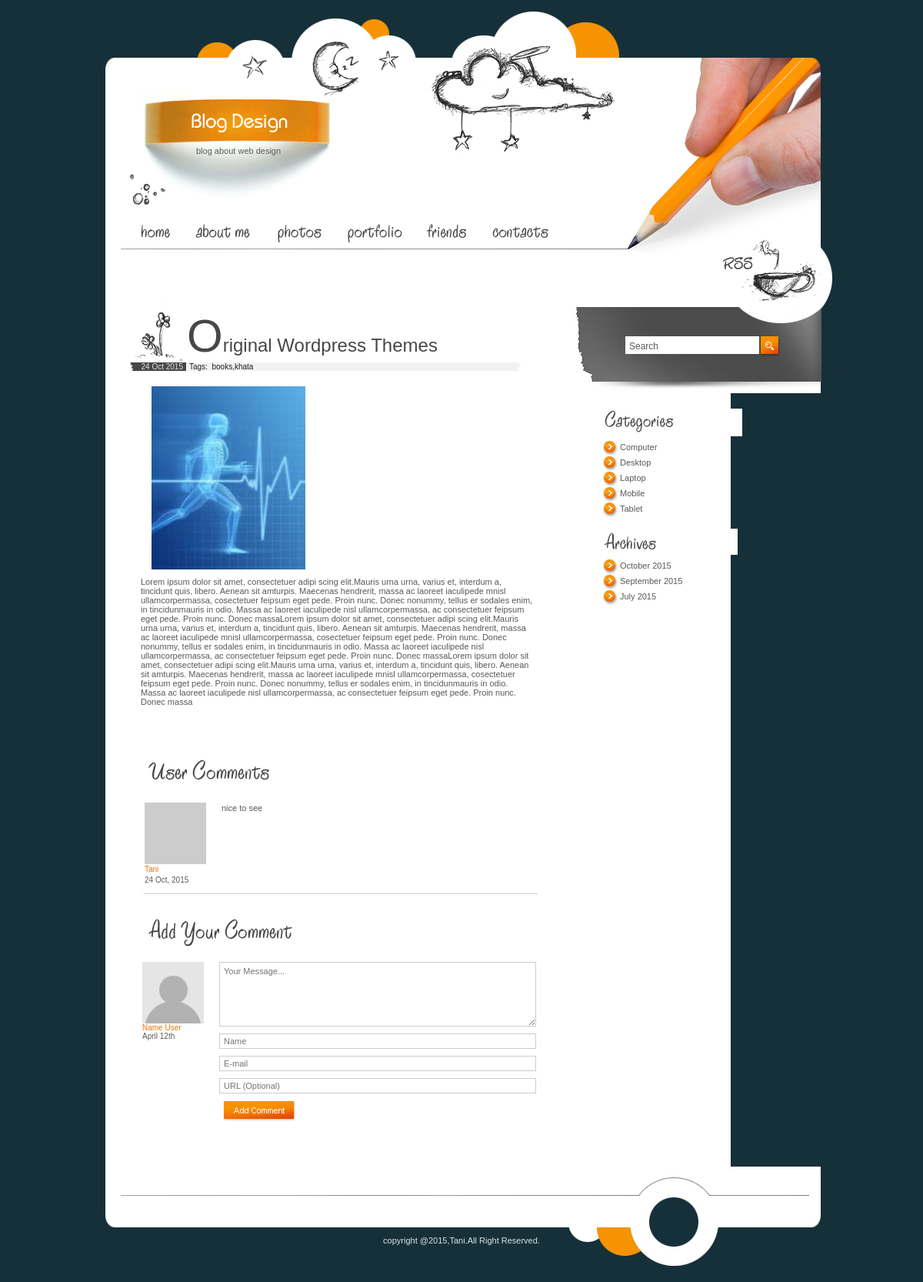
Screenshot of /index2.php?id=36 with the database file from the repository.
### tables this page shows
CREATE TABLE IF NOT EXISTS `tbl_post` (
  `post_id` int(11) NOT NULL AUTO_INCREMENT,
  `post_title` varchar(250) NOT NULL,
  `post_description` text NOT NULL,
  `post_image` varchar(250) NOT NULL,
  `cat_id` int(11) NOT NULL,
  `tag_id` varchar(255) NOT NULL,
  `post_date` varchar(255) NOT NULL,
  `year` varchar(4) NOT NULL,
  `month` varchar(2) NOT NULL,
  `post_timestamp` varchar(255) NOT NULL,
  PRIMARY KEY (`post_id`)
);

CREATE TABLE IF NOT EXISTS `tbl_comment` (
  `c_id` int(11) NOT NULL AUTO_INCREMENT,
  `c_name` varchar(255) NOT NULL,
  `c_email` varchar(255) NOT NULL,
  `c_url` varchar(255) NOT NULL,
  `c_message` text NOT NULL,
  `c_date` varchar(255) NOT NULL,
  `post_id` int(11) NOT NULL,
  `active` int(11) NOT NULL,
  PRIMARY KEY (`c_id`)
);

CREATE TABLE IF NOT EXISTS `tbl_category` (
  `cat_id` int(11) NOT NULL AUTO_INCREMENT,
  `cat_name` varchar(256) NOT NULL,
  PRIMARY KEY (`cat_id`)
);

CREATE TABLE IF NOT EXISTS `tbl_footer` (
  `id` int(11) NOT NULL AUTO_INCREMENT,
  `description` text NOT NULL,
  PRIMARY KEY (`id`)
);

### index2.php (the view, shortened to what this page needs)
	<?php
	if(!isset($_REQUEST['id']))
	{
		header("location:index.php");
	}
	else
	{
		$id=$_REQUEST['id'];
	}
	?>
	<?php include('header.php');?>
	<?php
	include('config.php');
		$statement=$db->prepare("SELECT * FROM tbl_post WHERE post_id=?");
		$statement->execute(array($_REQUEST['id']));
		$result=$statement->fetchAll(PDO::FETCH_ASSOC);
		foreach($result as $row){
			 ?>
			 <div class="post">
		<h2><?php echo $row['post_title'];?></h2>
		<div>
		<span class="date">
		<?php
		$post_date=$row['post_date'];
		$day=substr($post_date,8,2);
		$month=substr($post_date,5,2);
		$year=substr($post_date,0,4);
		if($month=='10'){$month="Oct";}
		echo $day.' '.$month.' '.$year  ;
		?>
		</span>
		<span class="categories">
		Tags:&nbsp;
		<?php
		$arr=explode(",",$row['tag_id']);
		$count_arr=count(explode(",",$row['tag_id']));
		$k=0;
		for($j=0;$j<$count_arr;$j++)
		{
			$statement1=$db->prepare("SELECT * FROM tbl_tag WHERE tag_id=?");
			$statement1->execute(array($arr[$j]));
			$result1=$statement1->fetchAll(PDO::FETCH_ASSOC);
			foreach($result1 as $row1){
			$arr1[$k]=$row1['tag_name'];
			}
			$k++;
		}
		$tag_names=implode(",",$arr1);
		echo $tag_names;
		?>
		</span>
		</div>
		<div class="description">
			<p>
		<a class="fancybox-effects-a" href="uploads/<?php echo $row['post_image']; ?>" title=""><img src="uploads/<?php echo $row['post_image']; ?>" alt="" width="200" style="text-align:center;"/></a>
			<?php echo $row['post_description']; ?>
			</p>
		</div>
	</div>
			<?php
		}
		?>
	<div id="comments">
		<img src="images/title3.gif" alt="" width="216" height="39" /><br />
	<?php
		$statement=$db->prepare("SELECT * FROM tbl_comment WHERE active=1 AND post_id=?");
		$statement->execute(array($id));
		$result=$statement->fetchAll(PDO::FETCH_ASSOC);
		foreach($result as $row){
		?>
		<div class="comment">
			<div class="avatar">
				<?php
			$gravatarMd5 = md5($row['c_email']);
		?>
		<img src="http://www.gravatar.com/avatar/<?php echo $gravatarMd5; ?>" alt="" width="80" height="80"> <br>
				<span>
				<?php
				if(empty($row['c_url'])){
		          echo $row['c_name'];}
				else
				{
					echo "<a href='".$row['c_url']."'>";
					  echo $row['c_name'];
					echo "</a>";
				}
				?>
				</span><br />
				<?php
				$year=substr($row['c_date'],0,4);
				$month=substr($row['c_date'],5,2);
				$day=substr($row['c_date'],8,2);
											if($month=='10'){$month_full="Oct";}
											 echo $day." ".$month_full.", ".$year;
				?>
			</div>
			<p><?php echo $row['c_message'];?></p>
		</div>
		<?php
		}
	?>
		<div id="add">
			<img src="images/title4.gif" alt="" width="216" height="47" class="title" /><br />
			<div class="avatar">
				<img src="images/avatar2.gif" alt="" width="80" height="80" /><br />
				<span>Name User</span><br />
				April 12th
			</div>
			<div class="form">
				<form action="index2.php?id=<?php echo $id;?>" method="post">
					<textarea name="c_message" placeholder="Your Message..."></textarea><br />
					<input type="text" name="c_name" placeholder="Name" /><br />
					<input type="text" name="c_email" placeholder="E-mail" /><br />
					<input type="text" name="c_url" placeholder="URL (Optional)" /><br />
					<input type="image" src="images/button.gif" alt=""  style="width:94px;height:27px;border:0;" />
				</form>
			</div>
		</div>
	</div>
<?php include('footer.php');?>

### footer.php (shortened to what this page needs)
</div>
		<div id="sidebar">
		    <div id="search">
				<input type="text" value="Search"> <a href="#"><img src="images/go.gif" alt="" width="26" height="26" /></a>
			</div>
			<div class="list">
				<img src="images/title1.gif" alt="" width="186" height="36" />
				<ul>
					<?php
				include('config.php');
				$statement=$db->prepare("SELECT * FROM tbl_category ORDER BY cat_name ASC");
				$statement->execute();
				$result=$statement->fetchAll(PDO::FETCH_ASSOC);
				foreach($result as $row){
								?>
								<li><a href="category.php?id=<?php echo $row['cat_id'];?>"><?php echo $row['cat_name'];?></a></li>
									<?php
									}
					?>
				</ul>
				<img src="images/title2.gif" alt="" width="180" height="34" />
					<?php
					$j=0;
				include('config.php');
				$statement=$db->prepare("SELECT distinct(post_date) FROM tbl_post ORDER BY post_date  DESC");
				$statement->execute();
				$result=$statement->fetchAll(PDO::FETCH_ASSOC);
				foreach($result as $row){
								$ym=substr($row['post_date'],0,7);
								$arr_date[$j]=$ym;
								$j++;
									}
									$result=array_unique($arr_date);
									$final_val=implode(",",$result);
									$final_arr_date=explode(",",$final_val);
									$final_arr_date_count=count(explode(",",$final_val)) ;
					?>
				<ul>
				<?php
				for($j=0;$j<$final_arr_date_count;$j++)
									{
													$month=substr($final_arr_date[$j],5,2);
													$year=substr($final_arr_date[$j],0,4);
													if($month=='07'){$month_full="July";}
													if($month=='09'){$month_full="September";}
													if($month=='10'){$month_full="October";}
													?>
													<li>
												<a href="archives.php?date=<?php echo $final_arr_date[$j];?>"><?php echo $month_full.'  '.$year."<br>";?></a>
													</li>
													<?php
														}
											?>
				</ul>
			</div>
		</div>
	</div>
	<div id="footer">
		<p>
		 <?php
			include('config.php');
			$statement=$db->prepare("SELECT * FROM tbl_footer WHERE id=1");
			$statement->execute();
			$result=$statement->fetchAll(PDO::FETCH_ASSOC);
			foreach($result as $row){
								echo $row['description'];
								}
		 ?>
		</p>
	</div>
</body>
</html>

### style.css (style rules this page uses)
* { margin:0px; padding:0px; }
img { border:0px }
html { width:100%; height:100%; background-color:#163039; }
body { background-image: url("images/bg.gif"); background-position: left top; background-repeat: repeat-y; margin: 0 200px 0 100px; position: relative; width: 850px; }
html > body { height:auto; min-height:100%; }
#footer { height:150px; position:absolute; bottom:0px; background-image:url(images/footer_bg.jpg); background-position:top left; background-repeat:no-repeat; width:1000px; font-family:Tahoma, sans-serif; font-size:11px; color:#D8E4E8; }
#footer p { width:100%; text-align:center; padding:90px 0 0 0 }
#sidebar { width:356px; float:left }
.post { padding:0 0 35px 0; overflow:hidden; width:532px; float:left; }
.post h2 { font-family:Arial, Helvetica, sans-serif; font-size:24px; color:#474747; font-weight:normal; display:block; padding:15px 0 0 75px; / line-height:70px; background-image:url(images/h_bg.jpg); background-position:bottom left; background-repeat:no-repeat; }
.post h2:first-letter { font-size:60px; }
.date { display:block; float:left; background-image:url(images/date_bg.gif); background-position:top left; background-repeat:no-repeat; width:70px; text-align:right; font-family:Arial, Helvetica, sans-serif; font-size:10px; color:#E6E5E5; padding:0 4px 0 0 }
.categories { display:block; float:left; background-image:url(images/categories_bg.gif); background-position:top left; background-repeat:no-repeat; width:454px; font-family:Arial, Helvetica, sans-serif; font-size:10px; color:#1D1D1D; padding:0 0 0 4px }
.description { width:500px; padding:20px 0 0 0; float:left; margin:0 0 15px 0; }
.post .description img { float:left; padding:0 10px 10px 14px; margin:0px; }
.post .description p { padding: 0 0 0 15px; }
#search { background-image:url(images/search_bg.jpg); background-position:top left; background-repeat:no-repeat; width:356px; height:124px; margin:0 0 20px 0 }
#search input { width:169px; height:20px; border:0px; line-height:15px; font-family:Arial, Helvetica, sans-serif; font-size:12px; color:#595959; margin:50px 0 0 69px; padding:3px 0 0 5px; float:left }
#search a { display:block; float:left; margin:50px 0 0 2px }
.list { padding:0 0 15px 35px; }
.list ul { width:290px; overflow:hidden; padding:5px 0 15px 5px }
.list li { background-image: url("images/bullet.gif"); background-position: left top; background-repeat: no-repeat; float: left; height: 15px; line-height: 15px; list-style-type: none; padding: 0 0 5px 22px; width: 133px; }
.list a { font-family:Arial, Helvetica, sans-serif; font-size:11px; color:#595959; text-decoration:none; }
.post p { width:511px; padding:13px 0 0 20px; }
.post p img { margin:5px 0 0 0 }
#comments { padding:15px 0 0 17px; width:515px; float:left; display:inline; }
#posts .comment { background-image:url(images/dots.gif); background-position:bottom left; background-repeat:repeat-x; padding:20px 0 11px 2px; line-height:14px; font-family:Arial, Helvetica, sans-serif; font-size:11px; float:left; border:1px solid white }
.comment span, .avatar span { font-family:Arial, Helvetica, sans-serif; font-size:10px; color:#F17102; padding:0px; }
.avatar { width:100px; float:left; font-size:10px; }
#posts .comment p { display:block; float:left; width:410px; }
#add { padding:25px 0 50px 0; float:left }
.title { margin:0 0 15px 0 }
.form { width:412px; float:left; }
.form input { width:405px; border:1px solid #CCCCCC; height:18px; margin:0 0 9px 0; padding:0 0 0 5px; font-family:Arial, Helvetica, sans-serif; font-size:11px; color:#595959 }
.form textarea { width:405px; border:1px solid #CCCCCC; height:77px; overflow:hidden; margin:0 0 9px 0; padding:5px 0 0 5px; font-family:Arial, Helvetica, sans-serif; font-size:11px; color:#595959 }
input[type="image"] { width:94px; height:27px; border:0; }

### rows the page displays
tbl_post: post_title "Original Wordpress Themes", post_date "24", post_date "Oct", post_date "2015", tag_names "books,khata", post_image (picture), post_description "Lorem ipsum dolor sit amet, consectetuer adipi scing elit.Mauris urna urna, varius et, interdum a, tincidunt quis, libero. Aenean sit amturpis. Maecenas hendrerit, massa ac laoreet iaculipede mnisl ullamcorpermassa, cosectetuer feipsum eget pede. Proin nunc. Donec nonummy, tellus er sodales enim, in tincidunmauris in odio. Massa ac laoreet iaculipede nisl ullamcorpermassa, ac consectetuer feipsum eget pede. Proin nunc. Donec massaLorem ipsum dolor sit amet, consectetuer adipi scing elit.Mauris urna urna, varius et, interdum a, tincidunt quis, libero. Aenean sit amturpis. Maecenas hendrerit, massa ac laoreet iaculipede mnisl ullamcorpermassa, cosectetuer feipsum eget pede. Proin nunc. Donec…"
tbl_comment: c_name "Tani", c_date "24", c_date "Oct", c_date "2015", c_message "nice to see"
tbl_category: cat_name "Computer"
tbl_category: cat_name "Desktop"
tbl_category: cat_name "Laptop"
tbl_category: cat_name "Mobile"
tbl_category: cat_name "Tablet"
tbl_footer: description "copyright @2015,Tani.All Right Reserved."

### other values shown
$month_full "October"
$year "2015"
$month_full "September"
$month_full "July"
